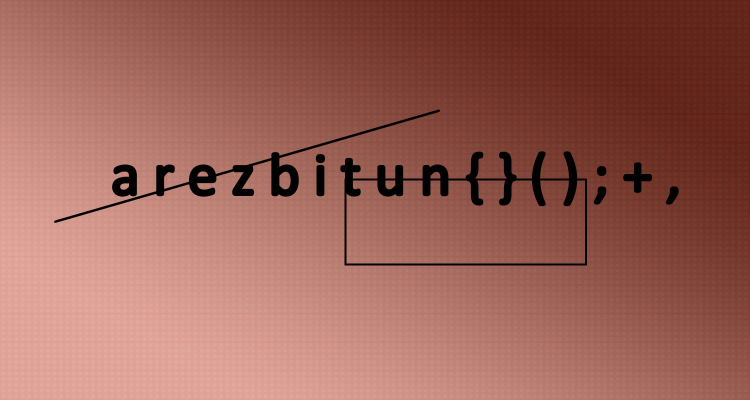
#> input picture sc-2015/v7/k1/popravni1_train.jpg, 1500 x 800 px (shown at 1/2 size)
$ jupyter execute --allow-errors popravni.ipynb   (shell and % lines are left out)   (Python 2 division)   (older library calls are emulated)
#> lines starting #> are read from the running program, lines starting #| are printed output that depends on the picture; after the words box and inside, x2 and y2 are one past the last pixel; in counts of white or black regions, pixels touching at a corner belong together
[cell 1]
#import potrebnih biblioteka
import cv2
import collections
import numpy as np
import scipy as sc
import matplotlib.pyplot as plt

# k-means
from sklearn.cluster import KMeans

# keras
from keras.models import Sequential
from keras.layers.core import Dense,Activation
from keras.optimizers import SGD

import matplotlib.pylab as pylab
pylab.rcParams['figure.figsize'] = 16, 12 # za prikaz većih slika i plotova, zakomentarisati ako nije potrebno

#Funkcionalnost implementirana u V1
def load_image(path):
    return cv2.cvtColor(cv2.imread(path), cv2.COLOR_BGR2RGB)
def image_gray(image):
    return cv2.cvtColor(image, cv2.COLOR_RGB2GRAY)
def image_bin(image_gs):
    ret,image_bin = cv2.threshold(image_gs, 127, 255, cv2.THRESH_BINARY)
    return image_bin
def image_bin_adaptive(image_gs):
    image_bin = cv2.adaptiveThreshold(image_gs, 255, cv2.ADAPTIVE_THRESH_MEAN_C, cv2.THRESH_BINARY, 35, 10)
    return image_bin
def invert(image):
    return 255-image
def display_image(image, color= False):
    if color:
        plt.imshow(image)
    else:
        plt.imshow(image, 'gray')
def dilate(image):
    kernel = np.ones((3,3)) # strukturni element 3x3 blok
    return cv2.dilate(image, kernel, iterations=1)
def erode(image):
    kernel = np.ones((3,3)) # strukturni element 3x3 blok
    return cv2.erode(image, kernel, iterations=1)

#Funkcionalnost implementirana u V2
def resize_region(region):
    resized = cv2.resize(region,(28,28), interpolation = cv2.INTER_NEAREST)
    return resized
def scale_to_range(image):
    return image / 255
def matrix_to_vector(image):
    return image.flatten()
# [5 lines left out: function prepare_for_ann, not called in this run]
def convert_output(outputs):
    return np.eye(len(outputs))
def winner(output):
    return max(enumerate(output), key=lambda x: x[1])[0]

# [4 lines left out: function remove_noise, not called in this run]

[cell 2]
# TODO 1 - Rotiranje regiona
def rotate_regions(contours,angles,centers,sizes):
    '''Funkcija koja vrši rotiranje regiona oko njihovih centralnih tačaka
    Args:
        contours: skup svih kontura [kontura1, kontura2, ..., konturaN]
        angles:   skup svih uglova nagiba kontura [nagib1, nagib2, ..., nagibN]
        centers:  skup svih centara minimalnih pravougaonika koji su opisani
                  oko kontura [centar1, centar2, ..., centarN]
        sizes:    skup parova (height,width) koji predstavljaju duzine stranica minimalnog
                  pravougaonika koji je opisan oko konture [(h1,w1), (h2,w2), ...,(hN,wN)]
    Return:
        ret_val: rotirane konture'''
    ret_val = []
    for idx, contour in enumerate(contours):

        angle = angles[idx]
        cx,cy = centers[idx]
        height, width = sizes[idx]
        if width<height:
            angle+=90

        # Rotiranje svake tačke regiona oko centra rotacije
        alpha = np.pi/2 - abs(np.radians(angle))
        region_points_rotated = np.ndarray((len(contour), 2), dtype=np.int16)
        for i, point in enumerate(contour):
            x = point[0]
            y = point[1]

            #TODO 1 - izračunati koordinate tačke nakon rotacije
            rx = np.sin(alpha)*(x-cx) - np.cos(alpha)*(y-cy) + cx
            ry = np.cos(alpha)*(x-cx) + np.sin(alpha)*(y-cy) + cy


            region_points_rotated[i] = [rx,ry]
        ret_val.append(region_points_rotated)


    return ret_val

[cell 3]
# TODO 2
def merge_regions(contours):
    '''Funkcija koja vrši spajanje kukica i kvačica sa osnovnim karakterima
    Args:
        contours: skup svih kontura (kontura - niz tacaka bele boje)
    Return:
        ret_val: skup kontura sa spojenim kukicama i kvacicama'''
    ret_val = []
    merged_index = [] #lista indeksa kontura koje su već spojene sa nekim

    for i,contour1 in enumerate(contours): #slova
        if i in merged_index:
            continue
        min_x1 = min(contour1[:,0])
        max_x1 = max(contour1[:,0])
        min_y1 = min(contour1[:,1])
        max_y1 = max(contour1[:,1])
        for j,contour2 in enumerate(contours): #kukice
            if j in merged_index or i == j:
                continue
            min_x2 = min(contour2[:,0])
            max_x2 = max(contour2[:,0])
            min_y2 = min(contour2[:,1])
            max_y2 = max(contour2[:,1])

            #TODO 2 - izvršiti spajanje kukica iznad slova
            #spajanje dva niza je moguće obaviti funkcijom np.concatenate((contour1,contour2))
            if len(contour1)>len(contour2): #provera pretpostavke da je contour1 slovo

                #if (min_y1-max_y2)<max(max_y1-min_y1,max_y2-min_y2)/2\
                #and (min_x2>min_x1-5 and max_x2<max_x1+5):
                if(min_x2>min_x1-10 and max_x2<max_x1+10):
                    #spajanje kontura
                    ret_val.append(np.concatenate((contour1,contour2)))
                    merged_index.append(i)
                    merged_index.append(j)


    #svi regioni koji se nisu ni sa kim spojili idu u listu kontura, bez spajanja
    for idx,contour in enumerate(contours):
        if idx not in merged_index:
            ret_val.append(contour)

    return ret_val

[cell 4]
# TODO 3
def select_roi(image_orig, image_bin):

    img, contours_borders, hierarchy = cv2.findContours(image_bin.copy(), cv2.RETR_EXTERNAL, cv2.CHAIN_APPROX_NONE)

    contours = []
    contour_angles = []
    contour_centers = []
    contour_sizes = []
    for contour in contours_borders:
        center, size, angle = cv2.minAreaRect(contour)
        xt,yt,h,w = cv2.boundingRect(contour)

        region_points = []
        for i in range (xt,xt+h):
            for j in range(yt,yt+w):
                dist = cv2.pointPolygonTest(contour,(i,j),False)
                if dist>=0 and image_bin[j,i]==255: # da li se tacka nalazi unutar konture?
                    region_points.append([i,j])
        contour_centers.append(center)
        contour_angles.append(angle)
        contour_sizes.append(size)
        contours.append(region_points)

    #Postavljanje kontura u vertikalan polozaj
    contours = rotate_regions(contours, contour_angles, contour_centers, contour_sizes)

    #spajanje kukica i kvacica
    contours = merge_regions(contours)

    regions_dict = {}
    for contour in contours:

        min_x = min(contour[:,0])
        max_x = max(contour[:,0])
        min_y = min(contour[:,1])
        max_y = max(contour[:,1])

        region = np.zeros((max_y-min_y+1,max_x-min_x+1), dtype=np.int16)
        for point in contour:
            x = point[0]
            y = point[1]

             # TODO 3 - koordinate tacaka regiona prebaciti u relativne koordinate
            '''Pretpostavimo da gornja leva tačka regiona ima apsolutne koordinate (100,100).
            Ako uzmemo tačku sa koordinatama unutar regiona, recimo (105,105), nakon
            prebacivanja u relativne koordinate tačka bi trebala imati koorinate (5,5) unutar
            samog regiona.
            '''
            region[y-min_y,x-min_x] = 255


        regions_dict[min_x] = [resize_region(region), (min_x,min_y,max_x-min_x,max_y-min_y)]

    sorted_regions_dict = collections.OrderedDict(sorted(regions_dict.items()))
    sorted_regions = np.array(sorted_regions_dict.values())

    sorted_rectangles = sorted_regions[:,1]
    region_distances = [-sorted_rectangles[0][0]-sorted_rectangles[0][2]]
    for x,y,w,h in sorted_regions[1:-1, 1]:
        region_distances[-1] += x
        region_distances.append(-x-w)
    region_distances[-1] += sorted_rectangles[-1][0]

    return image_orig, sorted_regions[:, 0], region_distances

[cell 5]
train=load_image('popravni1_train.jpg')
train_bin=image_bin_adaptive(image_gray(train))
#> in image_bin_adaptive, `image_bin = cv2.adaptiveThreshold(image_gs, 255, cv2.ADAPTIVE_THRESH_M..`:
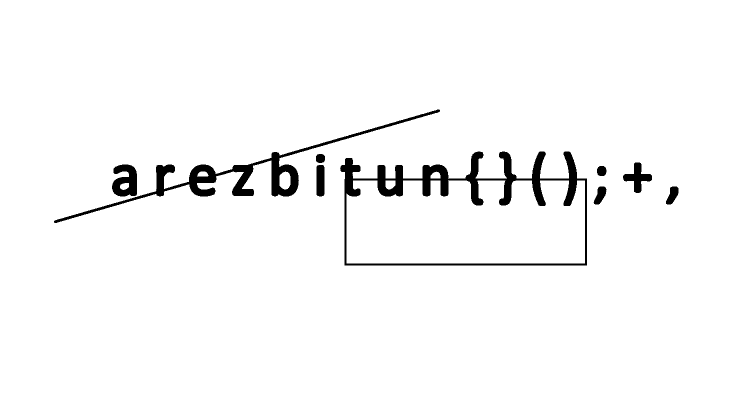
#> image_bin: shape (800, 1500) (shown at 1/2 size); 97% white; 9 black regions, largest, box (x1, y1, x2, y2) and area: (680, 303, 1174, 531) 17699, (108, 219, 880, 446) 11883, (224, 329, 274, 393) 2286
train_bin=dilate(train_bin)
#> in dilate, `return cv2.dilate(image, kernel, iterations=1)`: returned value: shape (800, 1500); 97.7% white; 9 black regions, largest, box (x1, y1, x2, y2) and area: (682, 304, 1173, 530) 13339, (109, 220, 879, 445) 8905, (225, 330, 273, 392) 1916
train_bin=dilate(train_bin)
#> in dilate (call 2), `return cv2.dilate(image, kernel, iterations=1)`: returned value: shape (800, 1500); 98.4% white; 189 black regions (171 under 20 px), largest, box (x1, y1, x2, y2) and area: (542, 306, 595, 391) 2002, (376, 331, 431, 391) 1574, (226, 331, 272, 391) 1546
train_bin=dilate(train_bin)
#> in dilate (call 3), `return cv2.dilate(image, kernel, iterations=1)`: returned value: shape (800, 1500); 98.8% white; 18 black regions, largest, box (x1, y1, x2, y2) and area: (546, 307, 594, 390) 1574, (848, 332, 894, 389) 1202, (381, 332, 429, 390) 1188
train_bin=erode(train_bin)
#> in erode, `return cv2.erode(image, kernel, iterations=1)`: returned value: shape (800, 1500); 98.4% white; 18 black regions, largest, box (x1, y1, x2, y2) and area: (545, 306, 595, 391) 1996, (380, 331, 430, 391) 1568, (226, 331, 272, 391) 1544
train_bin=invert(train_bin)
#> in invert, `return 255-image`:
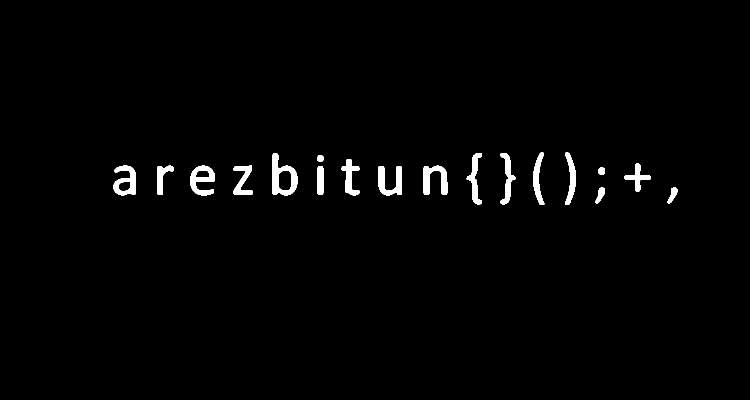
#> returned value: shape (800, 1500) (shown at 1/2 size); 1.6% white; 18 white regions
display_image(train_bin)

#> (the rest of this cell did not finish here and is left out)

#> in select_roi, `img, contours_borders, hierarchy = cv2.findContours(image_bin.copy(), ..`: contours_borders = 18 contours; largest, box (x1, y1, x2, y2) and area: (545, 306, 595, 391) 2789, (380, 331, 430, 391) 1784, (226, 331, 272, 391) 1774, (847, 331, 895, 390) 1381, (757, 332, 804, 391) 1356
#> the loop in select_roi, `for contour in contours_borders:` made 18 passes
#> (center, size, angle, xt, yt, h, w) on passes 1 to 11: ((1345.1, 391), (33.96, 13.2), -73.74, 1335, 375, 20, 32), ((1200.4, 390.9), (33.73, 12.94), -73.07, 1190, 375, 20, 32), ((1202.5, 341.5), (15, 13), -90, 1196, 334, 14, 16), ((780, 361), (58, 46), -90, 757, 332, 47, 59), ((640.5, 360.5), (57, 11), -90, 635, 332, 12, 58), ((870.5, 360), (58, 47), -90, 847, 331, 48, 59), ((404.5, 360.5), (59, 49), -90, 380, 331, 50, 60), ((330.5, 360), (58, 33), -90, 314, 331, 34, 59), ((248.5, 360.5), (59, 45), -90, 226, 331, 46, 60), ((486, 359.5), (59, 38), -90, 467, 330, 39, 60), ((1274.7, 354.7), (45.15, 41.77), -47.49, 1249, 327, 53, 57)
#> after the loop in select_roi, `for contour in contours_borders:`: contour_angles = [-73.74, -73.07, -90, -90, -90, -90, -90, -90, -90, -90, -47.49, -90, -90, -0.603, -90, -90, -90, -0.573]; contour_centers = [(1345.1, 391), (1200.4, 390.9), (1202.5, 341.5), (780, 361), (640.5, 360.5), (870.5, 360), (404.5, 360.5), (330.5, 360), (248.5, 360.5), (486, 359.5), (1274.7, 354.7), (700.5, 354), (640.5, 316.5), (1015.3, 356.9), (948, 357), (569.5, 348), (1140.5, 357), (1076.7, 357.1)]; contour_sizes = [(33.96, 13.2), (33.73, 12.94), (15, 13), (58, 46), (57, 11), (58, 47), (59, 49), (58, 33), (59, 45), (59, 38), (45.15, 41.77), (72, 35), (13, 13), (29.55, 102.1), (102, 30), (84, 49), (104, 21), (21.59, 104.1)]; contours = 18 items
#> the loop in rotate_regions, `for idx, contour in enumerate(contours): ` made 18 passes
#> (angle, cx, cy, height, width, alpha) on passes 1 to 12: (16.26, 1345.1, 391, 33.96, 13.2, 1.29), (16.93, 1200.4, 390.9, 33.73, 12.94, 1.28), (0, 1202.5, 341.5, 15, 13, 1.57), (0, 780, 361, 58, 46, 1.57), (0, 640.5, 360.5, 57, 11, 1.57), (0, 870.5, 360, 58, 47, 1.57), (0, 404.5, 360.5, 59, 49, 1.57), (0, 330.5, 360, 58, 33, 1.57), (0, 248.5, 360.5, 59, 45, 1.57), (0, 486, 359.5, 59, 38, 1.57), (42.51, 1274.7, 354.7, 45.15, 41.77, 0.829), (0, 700.5, 354, 72, 35, 1.57)
#> the loop in merge_regions, `for i,contour1 in enumerate(contours):` made 18 passes
#> (min_x1, max_x1, min_y1, max_y1) on passes 1, 2, 4, 5, 6, 7, 8, 9, 10, 11, 12, 14: (1331, 1357, 375, 403), (1186, 1212, 375, 403), (757, 803, 332, 390), (635, 646, 332, 389), (847, 894, 331, 389), (380, 429, 331, 390), (314, 347, 331, 389), (226, 271, 331, 390), (467, 505, 330, 389), (1253, 1295, 332, 377), (683, 718, 318, 390), (1000, 1030, 305, 407)
#> after the loop in merge_regions, `for i,contour1 in enumerate(contours):`: merged_index = [1, 2, 4, 12]; ret_val = 2 items
#> the loop in merge_regions, `for idx,contour in enumerate(contours):` made 18 passes
#> after the loop in merge_regions, `for idx,contour in enumerate(contours):`: ret_val = 16 items
#> the loop in select_roi, `for contour in contours: ` made 16 passes
#> pass 1, in resize_region, `resized = cv2.resize(region,(28,28), interpolation = cv2.INTER_NEAREST)`:
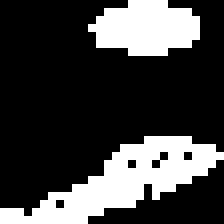
#> resized: shape (28, 28) int16 (shown 8 times larger); 25.5% white; 2 white regions, box (x1, y1, x2, y2) and area: (0, 17, 28, 28) 127, (11, 0, 25, 7) 73
#> after the loop in select_roi, `for contour in contours:`:
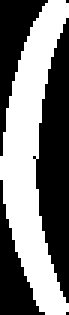
#> region: shape (105, 23) int16 (shown 3 times larger); 47.2% white; 1 white region, box (x1, y1, x2, y2) and area: (0, 0, 23, 105) 1141
#display_image(selected_regions)
print 'Broj prepoznatih regiona:', len(letters)

distances = np.array(distances).reshape(len(distances), 1)
k_means = KMeans(n_clusters=2, max_iter=2000, tol=0.00001, n_init=10)
k_means.fit(distances)

[cell 6]
# [22 lines left out: functions create_ann, train_ann, not called in this run]

[cell 7]
# [22 lines left out: function display_result, not called in this run]

[cell 8]
# [29 lines left out: function display_result2, not called in this run]

[cell 9]
alphabet = ['a','r','e','z','b','i','t','u','n','{','}','(',')',';','+',',']
#> (the rest of this cell did not finish here and is left out)

#> (a cell that did not finish here is left out)

[cell 11]
test=load_image('popravni1_test.jpg')
#> call 2 of load_image, with path = 'popravni1_test.jpg'
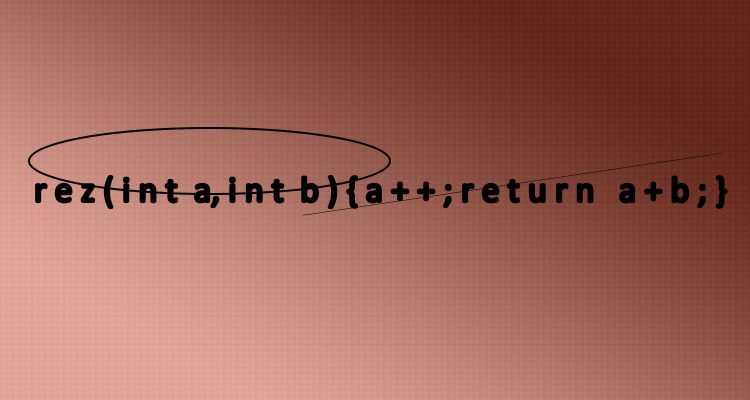
#> input picture sc-2015/v7/k1/popravni1_test.jpg, 1500 x 800 px (shown at 1/2 size)
test_bin=image_bin_adaptive(image_gray(test))
#> in image_gray (call 2), `return cv2.cvtColor(image, cv2.COLOR_RGB2GRAY)`:
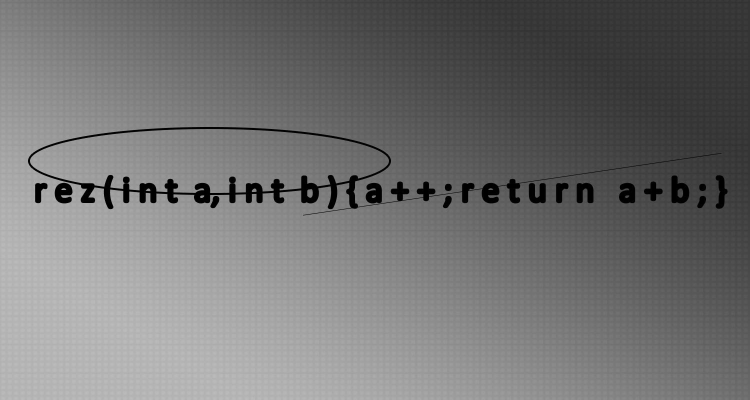
#> returned value: shape (800, 1500) (shown at 1/2 size); min 0, max 189, mean 114.4
#> in image_bin_adaptive (call 2), `image_bin = cv2.adaptiveThreshold(image_gs, 255, cv2.ADAPTIVE_THRESH_M..`:
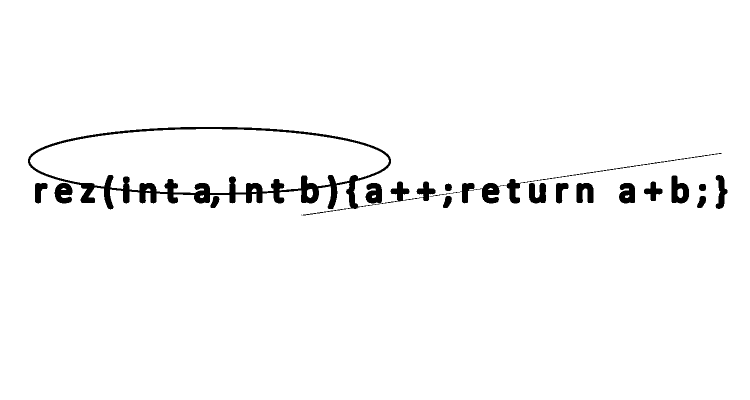
#> image_bin: shape (800, 1500) (shown at 1/2 size); 97.3% white; 19 black regions (2 under 20 px), largest, box (x1, y1, x2, y2) and area: (56, 254, 871, 431) 18059, (859, 306, 1444, 407) 3284, (1343, 351, 1378, 407) 1295
test_bin=dilate(test_bin)
#> in dilate (call 4), `return cv2.dilate(image, kernel, iterations=1)`: returned value: shape (800, 1500); 98.1% white; 21 black regions, largest, box (x1, y1, x2, y2) and area: (57, 255, 781, 417) 11159, (1344, 352, 1377, 406) 1047, (965, 367, 998, 406) 845
test_bin=dilate(test_bin)
#> in dilate (call 5), `return cv2.dilate(image, kernel, iterations=1)`: returned value: shape (800, 1500); 98.8% white; 64 black regions (30 under 20 px), largest, box (x1, y1, x2, y2) and area: (604, 353, 636, 405) 818, (1345, 353, 1376, 405) 799, (734, 368, 762, 405) 621
test_bin=dilate(test_bin)
#> in dilate (call 6), `return cv2.dilate(image, kernel, iterations=1)`:
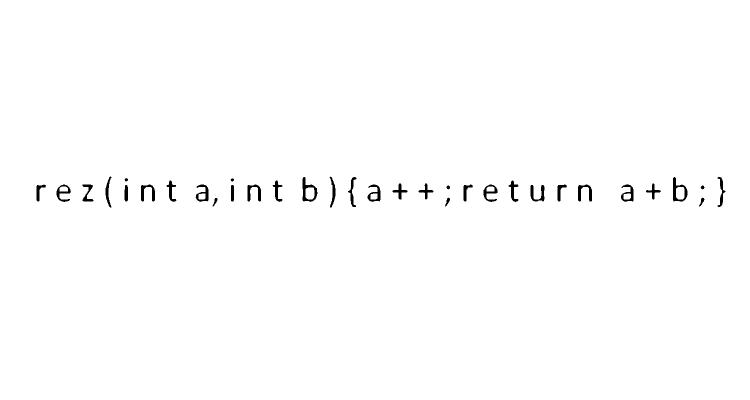
#> returned value: shape (800, 1500) (shown at 1/2 size); 99.2% white; 34 black regions, largest, box (x1, y1, x2, y2) and area: (605, 354, 635, 404) 566, (1346, 354, 1375, 403) 551, (1156, 369, 1184, 403) 431
test_bin=erode(test_bin)
#> in erode (call 2), `return cv2.erode(image, kernel, iterations=1)`: returned value: shape (800, 1500); 98.8% white; 34 black regions, largest, box (x1, y1, x2, y2) and area: (604, 353, 636, 405) 816, (1345, 353, 1376, 404) 797, (390, 368, 418, 405) 619
test_bin=invert(test_bin)
#> in invert (call 2), `return 255-image`:
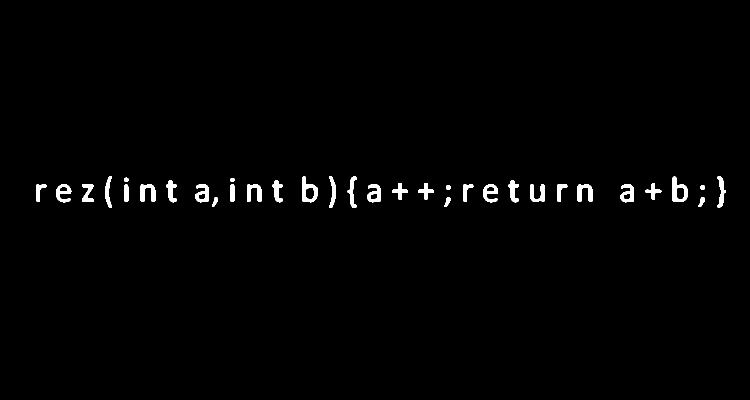
#> returned value: shape (800, 1500) (shown at 1/2 size); 1.2% white; 34 white regions
display_image(test_bin)

#> (a cell that did not finish here is left out)

#> in select_roi (call 2), `img, contours_borders, hierarchy = cv2.findContours(image_bin.copy(), ..`: contours_borders = 34 contours; largest, box (x1, y1, x2, y2) and area: (604, 353, 636, 405) 1060, (1345, 353, 1376, 404) 1043, (734, 368, 762, 405) 661, (390, 368, 418, 405) 660, (1241, 368, 1268, 405) 650
#> the loop in select_roi (call 2), `for contour in contours_borders:` made 34 passes
#> (center, size, angle, xt, yt, h, w) on passes 1 to 12: ((429.9, 404.3), (20.14, 7.87), -72.9, 424, 395, 12, 19), ((1403.3, 404.1), (20.81, 8.53), -72.9, 1397, 394, 13, 20), ((894.9, 404), (20.44, 8.24), -74.74, 889, 394, 12, 20), ((1404.5, 374.5), (9, 9), -90, 1400, 370, 10, 10), ((896, 374.5), (9, 8), -90, 892, 370, 9, 10), ((1074.5, 386), (34, 29), -90, 1060, 369, 30, 35), ((464.5, 386), (34, 7), -90, 461, 369, 8, 35), ((252, 386), (34, 8), -90, 248, 369, 9, 35), ((1254, 386), (36, 26), -90, 1241, 368, 27, 37), ((1169.5, 385.5), (35, 29), -90, 1155, 368, 30, 36), ((1124, 385.5), (35, 20), -90, 1114, 368, 21, 36), ((980.5, 386), (36, 29), -90, 966, 368, 30, 37)
#> the loop in rotate_regions (call 2), `for idx, contour in enumerate(contours): ` made 34 passes
#> (angle, cx, cy, height, width, alpha) on passes 1 to 9: (17.1, 429.9, 404.3, 20.14, 7.87, 1.27), (17.1, 1403.3, 404.1, 20.81, 8.53, 1.27), (15.26, 894.9, 404, 20.44, 8.24, 1.3), (-90, 1404.5, 374.5, 9, 9, 0), (0, 896, 374.5, 9, 8, 1.57), (0, 1074.5, 386, 34, 29, 1.57), (0, 464.5, 386, 34, 7, 1.57), (0, 252, 386, 34, 8, 1.57), (0, 1254, 386, 36, 26, 1.57)
#> (angle, cx, cy, height, width) on pass 10: (-90, 1169.5, 385.5, 35, 29)
#> the loop in merge_regions (call 2), `for i,contour1 in enumerate(contours):` made 34 passes
#> the loop in merge_regions (call 2), `for idx,contour in enumerate(contours):` made 34 passes
#> the loop in select_roi (call 2), `for contour in contours: ` made 30 passes
#> pass 3, in resize_region (call 19), `resized = cv2.resize(region,(28,28), interpolation = cv2.INTER_NEAREST)`:
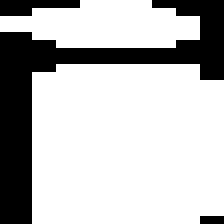
#> resized: shape (28, 28) int16 (shown 8 times larger); 74.1% white; 3 black regions (2 under 20 px), largest, box (x1, y1, x2, y2) and area: (0, 0, 28, 28) 186
